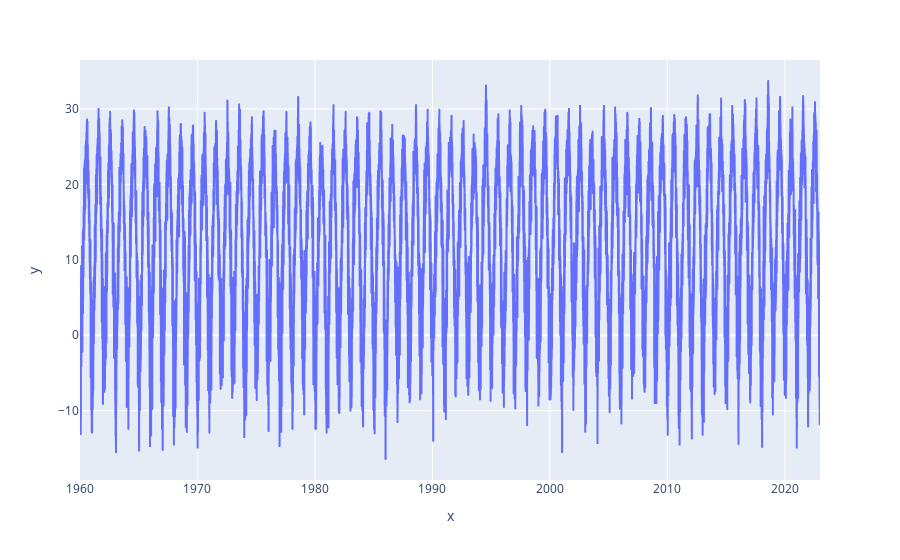

Notebook source saved alongside this figure:
### Code cell
# 현재까지의 기온 변화
fig = px.line(x=df.일시, y=df.평균기온)
fig.show()

### Figure 1 — Plotly figure (JSON) as saved in the notebook; plotly's stock layout.template omitted (floating-point values rounded to 4 significant figures; data arrays with more than 128 entries replaced by an {"elided": "..."} marker saying what was removed)
{"data": [{"hovertemplate": "x=%{x}<br>y=%{y}<extra></extra>", "legendgroup": "", "line": {"color": "#636efa", "dash": "solid"}, "marker": {"symbol": "circle"}, "mode": "lines", "name": "", "showlegend": false, "type": "scattergl", "x": {"elided": "23011 str values"}, "xaxis": "x", "y": {"elided": "23011 float values"}, "yaxis": "y"}], "layout": {"autosize": true, "legend": {"tracegroupgap": 0}, "margin": {"t": 60}, "xaxis": {"anchor": "y", "autorange": true, "domain": [0, 1], "range": ["1960-01-01", "2022-12-31"], "title": {"text": "x"}, "type": "date"}, "yaxis": {"anchor": "x", "autorange": true, "domain": [0, 1], "range": [-19.18, 36.48], "title": {"text": "y"}, "type": "linear"}}}
